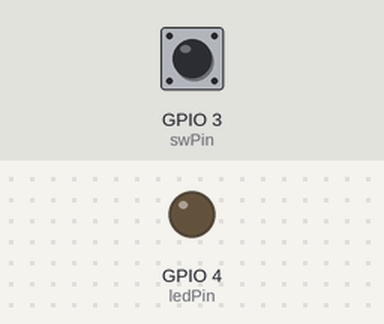
A program run on a simulated ESP32 board running MicroPython. Parts: output pins drawn as LEDs (lit = HIGH). The inputs (shaded band) are chosen by the test bench; at power-on: GPIO 3 (swPin) HIGH.

Above: at 1.2 s.
1.3 s: GPIO 3 (swPin) pulled LOW for 0.15 s
At 1.8 s:
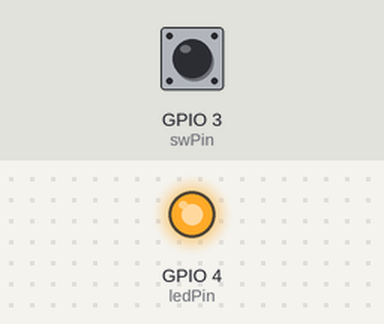
2.9 s: GPIO 3 (swPin) pulled LOW for 1 s
At 4.2 s:
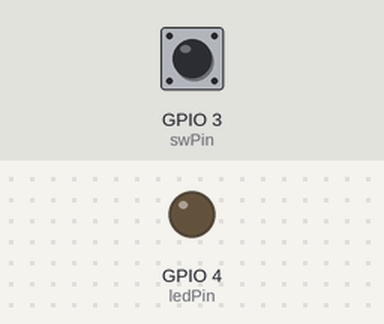
5.4 s: GPIO 3 (swPin) pulled LOW for 3.2 s
At 6.1 s:
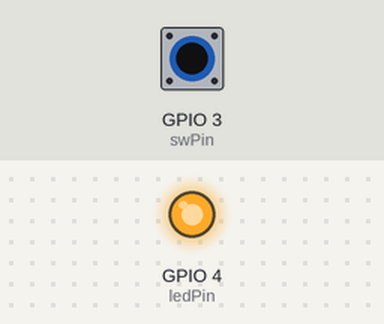
Timing chart, 0 to 8.4 s (numbered marks = the images above; inputs shaded):
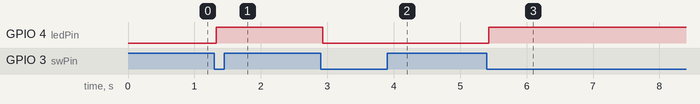

The program:

_0108_SW_LED_Interrupt.py
```python
from machine import Pin
import time

swPin = Pin(3, Pin.IN)  # 3:ConnectorA 4:ConnectorB
ledPin = Pin(4, Pin.OUT)  # 3:ConnectorA 4:ConnectorB
state = False

def LED_blink(pin):
    global state
    time.sleep_ms(30)
    state = not state
    ledPin.value(state)

# Interrupt Setting
swPin.irq(trigger=Pin.IRQ_FALLING, handler=LED_blink)

while True:
    pass
```

Measured:
- after the input at 1.3 s, GPIO 4 (ledPin): LOW → HIGH at once
- after the input at 2.9 s, GPIO 4 (ledPin): HIGH → LOW at once
- after the input at 5.4 s, GPIO 4 (ledPin): LOW → HIGH at once
